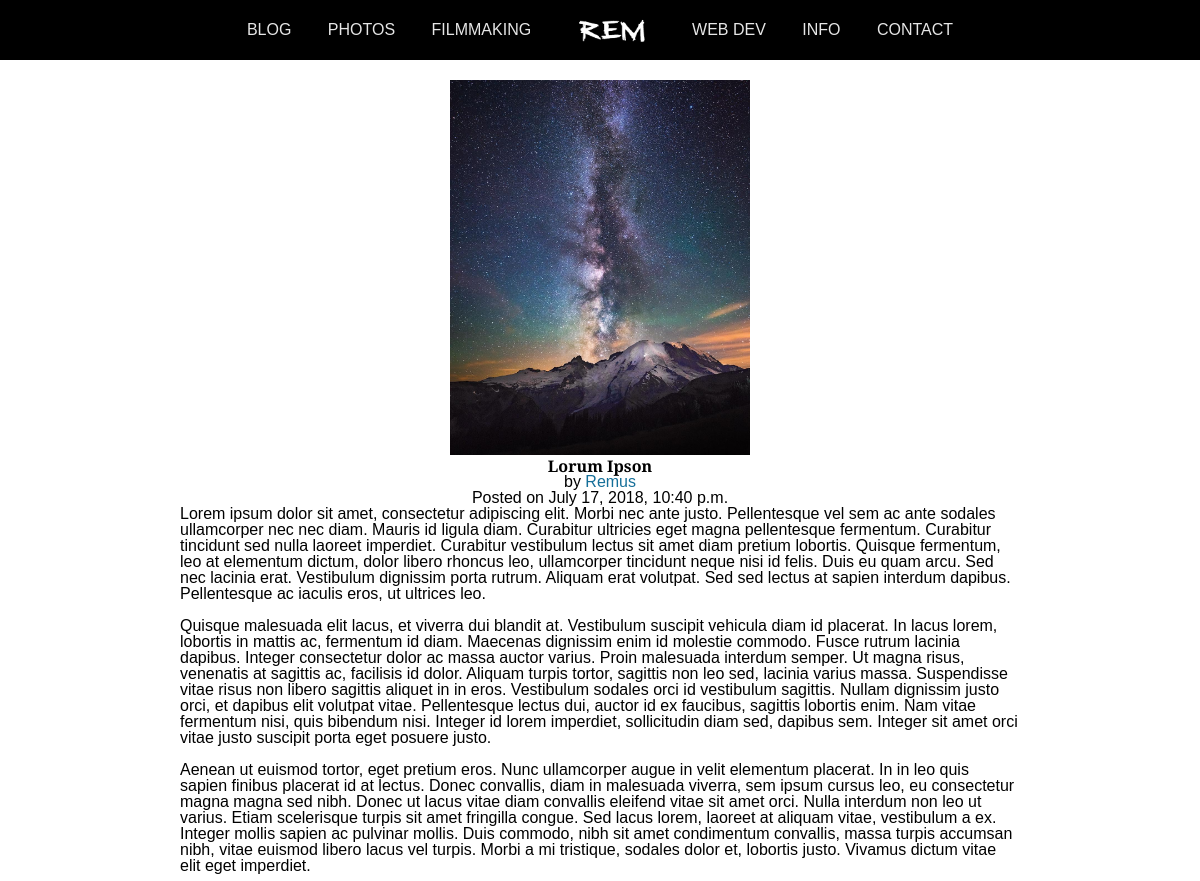
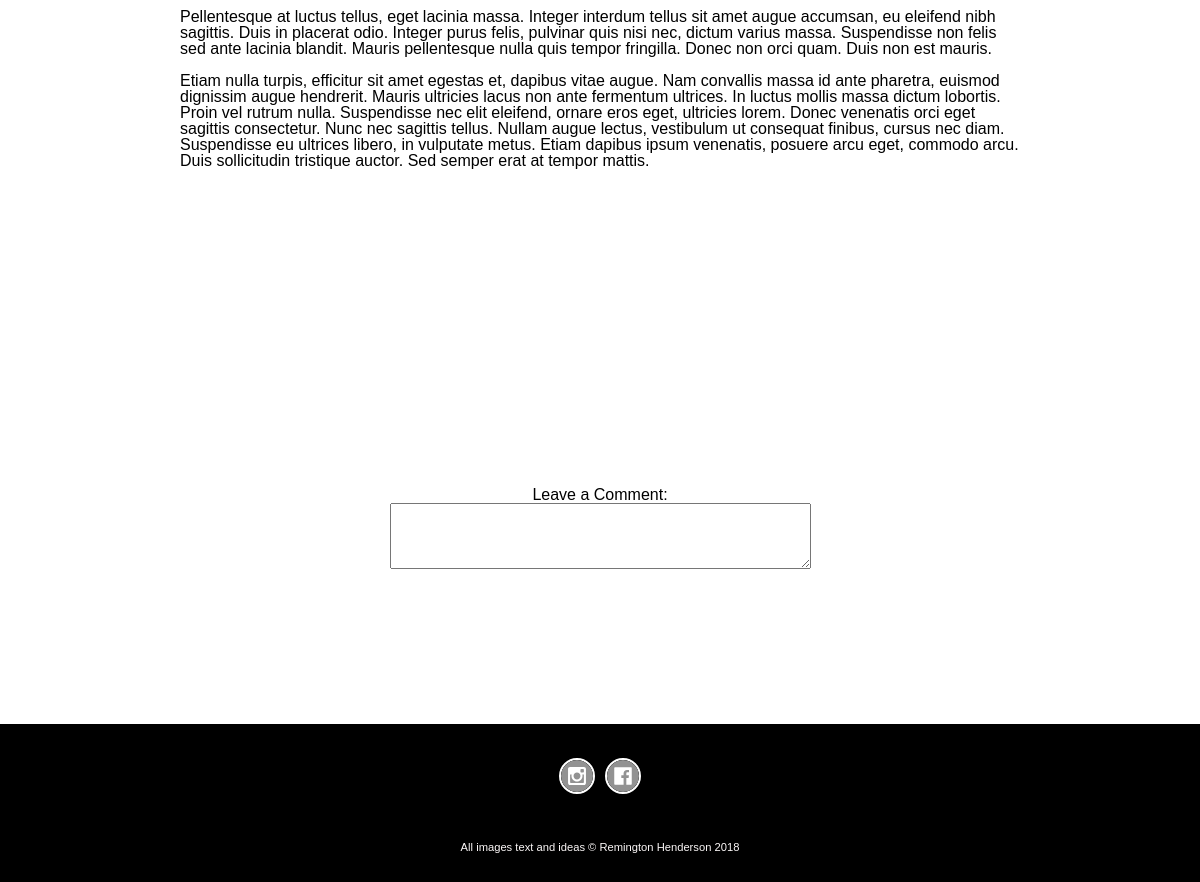
The page /blog/film-essays/lorum-ipson/ on the database its author committed (2 pictures, top to bottom).
### R_E_M/models.py (models this page shows, shortened)
class Blog(models.Model):
    title = models.CharField(max_length=200)
    author = models.ForeignKey(User, related_name='blogs', on_delete=models.CASCADE)
    date = models.DateTimeField(auto_now_add=True)
    content = models.TextField()
    slug = models.SlugField(blank=True, null=True, unique=True)
    category = models.ForeignKey("Category", default=1, related_name='blogs', on_delete=models.SET_DEFAULT)
    image = models.ImageField(upload_to=blog_image_uh, blank=True, null=True)
    alt_text = models.CharField(max_length=30, blank=True, null=True)
    youtube_link = models.CharField(max_length=255, blank=True, null=True)
    class Meta:
        ordering = ['-pk']

class User(AbstractUser):
    phone_number = models.CharField(max_length=50)
    profile_bio = models.TextField(max_length=300, blank=True, null=True)
    image = models.ImageField(upload_to=user_image_uh, blank=True, null=True)

### R_E_M/views.py (the view)
def blog_single_view(request, cat, slug):
    blog_single = get_object_or_404(Blog, category__slug=cat, slug=slug)
    cat = Category.objects.all()
    return render(request, 'blog/blog_single_view.html', {'blog': blog_single, 'cat': cat})

### R_E_M/templatetags/R_E_M_tags.py (called while the page is built)
@register.simple_tag
def blog_image_or_default(blog):
    if blog.image:
        return mark_safe(
            '<img src="{}" class="blog_image" alt="{}">'.format(blog.image.url, blog.alt_text))
    return mark_safe('<img src="{}" class="blog_image" alt="Placeholder Image">'.format(
        '/static/R_E_M/img/generic.jpg'))

### R_E_M/templates/blog/blog_single_view.html (shortened to what this page needs)
{% extends 'base.html' %}
{% load static %}
{% load R_E_M_tags %}
{% block content %}
    <head>
        <link rel="stylesheet" type="text/css" href="{% static 'styles/style.css' %}"/>
    </head>
    <div class="page_container">
        <div class="container">
            {% blog_image_or_default blog %}
            <h2>{{ blog.title }}</h2>
            <p class="lead">
                by
                <a href="#" class="author">{{ blog.author.username }}</a>
            </p>
            <p class="post-time">Posted on {{ blog.date }}</p>
            <pre>{{ blog.content }}</pre>
            {% if blog.youtube_link %}
                {{ blog.youtube_link|safe }}
            {% endif %}
            <div class="card my-4">
                <h5 class="card-header">Leave a Comment:</h5>
                <div class="card-body">
                    <form>
                        <div class="form-group">
                            <textarea class="form-control" rows="4" cols="50"></textarea>
                        </div>
                        <button type="submit" class="button">Submit</button>
                    </form>
                </div>
            </div>
        </div>
    </div>
{% endblock %}
{% block footer %}
    {% include 'footer_base.html' %}
{% endblock %}

### R_E_M/static/styles/style.css (style rules this page uses)
a { background: transparent; }
a, a:visited { color: #156f99; text-decoration: none; }
.page_container { min-height: calc(75vh - 70px); }
.container { margin: 20px auto; text-align: center; width: 70%; }
pre { text-align: left; white-space: pre-wrap; white-space: -moz-pre-wrap; white-space: -pre-wrap; white-space: -o-pre-wrap; word-wrap: break-word; }
.button, .button:visited { background-color: transparent; opacity: 0.8; border: white solid 2px; color: white; padding: 15px 32px; text-align: center; text-decoration: none; display: inline-block; font-size: 16px; margin: 40px; cursor: pointer; font-weight: bold; }

### R_E_M/templates/blog/blog_single_view.html (style rules this page uses)
.container { margin: 20px auto; text-align: center; width: 70%; }
h2 { font-weight: bold; }
h1, body { font-family: 'Alegreya Sans SC', sans-serif; }
pre { text-align: left; white-space: pre-wrap; white-space: -moz-pre-wrap; white-space: -pre-wrap; white-space: -o-pre-wrap; word-wrap: break-word; }
.blog_image { width: 300px; }

### rows shown on the page
Blog: image+alt_text (picture), title "Lorum Ipson", author.username "Remus", date "July 17, 2018, 10:40 p.m.", content "Lorem ipsum dolor sit amet, consectetur adipiscing elit. Morbi nec ante justo. Pellentesque vel sem ac ante sodales ullamcorper nec nec diam. Mauris id ligula diam. Curabitur ultricies eget magna pellentesque fermentum. Curabitur tincidunt sed nulla laoreet imperdiet. Curabitur vestibulum lectus sit amet diam pretium lobortis. Quisque fermentum, leo at elementum dictum, dolor libero rhoncus leo, ullamcorper tincidunt neque nisi id felis. Duis eu quam arcu. Sed nec lacinia erat. Vestibulum dignissim porta rutrum. Aliquam erat volutpat. Sed sed lectus at sapien interdum dapibus. Pellentesque ac iaculis eros, ut ultrices leo. Quisque malesuada elit lacus, et viverra dui blandit at. Vestibulum…"
